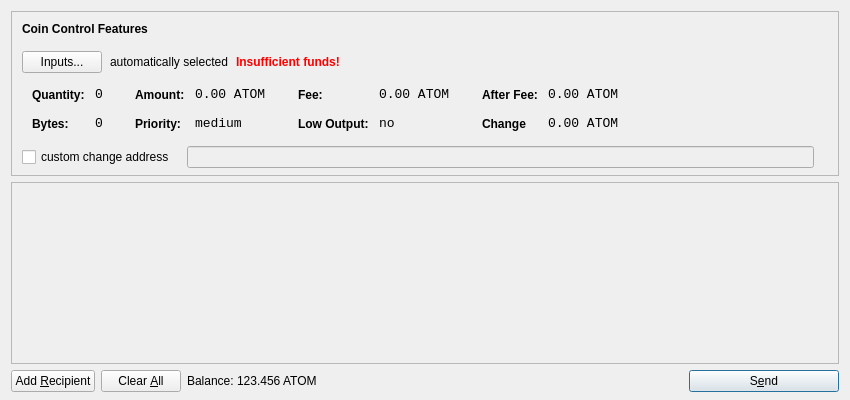
<?xml version="1.0" encoding="UTF-8"?>
<ui version="4.0">
 <class>SendCoinsDialog</class>
 <widget class="QDialog" name="SendCoinsDialog">
  <property name="geometry">
   <rect>
    <x>0</x>
    <y>0</y>
    <width>850</width>
    <height>400</height>
   </rect>
  </property>
  <property name="windowTitle">
   <string>Send Coins</string>
  </property>
  <property name="styleSheet">
   <string notr="true">background-image: url(:/images/bkg2);</string>
  </property>
  <layout class="QVBoxLayout" name="verticalLayout" stretch="0,1,0">
   <property name="bottomMargin">
    <number>8</number>
   </property>
   <item>
    <widget class="QFrame" name="frameCoinControl">
     <property name="sizePolicy">
      <sizepolicy hsizetype="Expanding" vsizetype="Expanding">
       <horstretch>0</horstretch>
       <verstretch>0</verstretch>
      </sizepolicy>
     </property>
     <property name="maximumSize">
      <size>
       <width>16777215</width>
       <height>16777215</height>
      </size>
     </property>
     <property name="frameShape">
      <enum>QFrame::StyledPanel</enum>
     </property>
     <property name="frameShadow">
      <enum>QFrame::Sunken</enum>
     </property>
     <layout class="QVBoxLayout" name="verticalLayoutCoinControl2">
      <property name="spacing">
       <number>6</number>
      </property>
      <property name="leftMargin">
       <number>0</number>
      </property>
      <property name="topMargin">
       <number>0</number>
      </property>
      <property name="rightMargin">
       <number>0</number>
      </property>
      <property name="bottomMargin">
       <number>6</number>
      </property>
      <item>
       <layout class="QVBoxLayout" name="verticalLayoutCoinControl" stretch="0,0,0,0,1">
        <property name="spacing">
         <number>0</number>
        </property>
        <property name="leftMargin">
         <number>10</number>
        </property>
        <property name="topMargin">
         <number>10</number>
        </property>
        <item>
         <layout class="QHBoxLayout" name="horizontalLayoutCoinControl1">
          <property name="bottomMargin">
           <number>15</number>
          </property>
          <item>
           <widget class="QLabel" name="labelCoinControlFeatures">
            <property name="sizePolicy">
             <sizepolicy hsizetype="Preferred" vsizetype="Maximum">
              <horstretch>0</horstretch>
              <verstretch>0</verstretch>
             </sizepolicy>
            </property>
            <property name="font">
             <font>
              <weight>75</weight>
              <bold>true</bold>
             </font>
            </property>
            <property name="styleSheet">
             <string notr="true">font-weight:bold;</string>
            </property>
            <property name="text">
             <string>Coin Control Features</string>
            </property>
           </widget>
          </item>
         </layout>
        </item>
        <item>
         <layout class="QHBoxLayout" name="horizontalLayoutCoinControl2" stretch="0,0,0,0">
          <property name="spacing">
           <number>8</number>
          </property>
          <property name="bottomMargin">
           <number>10</number>
          </property>
          <item>
           <widget class="QPushButton" name="pushButtonCoinControl">
            <property name="styleSheet">
             <string notr="true"/>
            </property>
            <property name="text">
             <string>Inputs...</string>
            </property>
           </widget>
          </item>
          <item>
           <widget class="QLabel" name="labelCoinControlAutomaticallySelected">
            <property name="text">
             <string>automatically selected</string>
            </property>
            <property name="margin">
             <number>5</number>
            </property>
           </widget>
          </item>
          <item>
           <widget class="QLabel" name="labelCoinControlInsuffFunds">
            <property name="font">
             <font>
              <weight>75</weight>
              <bold>true</bold>
             </font>
            </property>
            <property name="styleSheet">
             <string notr="true">color:red;font-weight:bold;</string>
            </property>
            <property name="text">
             <string>Insufficient funds!</string>
            </property>
            <property name="margin">
             <number>5</number>
            </property>
           </widget>
          </item>
          <item>
           <spacer name="horizontalSpacerCoinControl">
            <property name="orientation">
             <enum>Qt::Horizontal</enum>
            </property>
            <property name="sizeHint" stdset="0">
             <size>
              <width>40</width>
              <height>1</height>
             </size>
            </property>
           </spacer>
          </item>
         </layout>
        </item>
        <item>
         <widget class="QWidget" name="widgetCoinControl" native="true">
          <property name="sizePolicy">
           <sizepolicy hsizetype="Preferred" vsizetype="Preferred">
            <horstretch>0</horstretch>
            <verstretch>0</verstretch>
           </sizepolicy>
          </property>
          <property name="minimumSize">
           <size>
            <width>0</width>
            <height>0</height>
           </size>
          </property>
          <property name="styleSheet">
           <string notr="true"/>
          </property>
          <layout class="QHBoxLayout" name="horizontalLayoutCoinControl5">
           <property name="leftMargin">
            <number>0</number>
           </property>
           <property name="topMargin">
            <number>0</number>
           </property>
           <property name="rightMargin">
            <number>0</number>
           </property>
           <property name="bottomMargin">
            <number>0</number>
           </property>
           <item>
            <layout class="QHBoxLayout" name="horizontalLayoutCoinControl3" stretch="0,0,0,1">
             <property name="spacing">
              <number>20</number>
             </property>
             <property name="topMargin">
              <number>0</number>
             </property>
             <property name="bottomMargin">
              <number>10</number>
             </property>
             <item>
              <layout class="QFormLayout" name="formLayoutCoinControl1">
               <property name="horizontalSpacing">
                <number>10</number>
               </property>
               <property name="verticalSpacing">
                <number>14</number>
               </property>
               <property name="leftMargin">
                <number>10</number>
               </property>
               <property name="topMargin">
                <number>4</number>
               </property>
               <property name="rightMargin">
                <number>6</number>
               </property>
               <item row="0" column="0">
                <widget class="QLabel" name="labelCoinControlQuantityText">
                 <property name="styleSheet">
                  <string notr="true">font-weight:bold;</string>
                 </property>
                 <property name="text">
                  <string>Quantity:</string>
                 </property>
                 <property name="margin">
                  <number>0</number>
                 </property>
                </widget>
               </item>
               <item row="0" column="1">
                <widget class="QLabel" name="labelCoinControlQuantity">
                 <property name="font">
                  <font>
                   <family>Monospace</family>
                   <pointsize>10</pointsize>
                  </font>
                 </property>
                 <property name="cursor">
                  <cursorShape>IBeamCursor</cursorShape>
                 </property>
                 <property name="contextMenuPolicy">
                  <enum>Qt::ActionsContextMenu</enum>
                 </property>
                 <property name="text">
                  <string>0</string>
                 </property>
                 <property name="margin">
                  <number>0</number>
                 </property>
                 <property name="textInteractionFlags">
                  <set>Qt::LinksAccessibleByMouse|Qt::TextSelectableByKeyboard|Qt::TextSelectableByMouse</set>
                 </property>
                </widget>
               </item>
               <item row="1" column="0">
                <widget class="QLabel" name="labelCoinControlBytesText">
                 <property name="styleSheet">
                  <string notr="true">font-weight:bold;</string>
                 </property>
                 <property name="text">
                  <string>Bytes:</string>
                 </property>
                </widget>
               </item>
               <item row="1" column="1">
                <widget class="QLabel" name="labelCoinControlBytes">
                 <property name="font">
                  <font>
                   <family>Monospace</family>
                   <pointsize>10</pointsize>
                  </font>
                 </property>
                 <property name="cursor">
                  <cursorShape>IBeamCursor</cursorShape>
                 </property>
                 <property name="contextMenuPolicy">
                  <enum>Qt::ActionsContextMenu</enum>
                 </property>
                 <property name="text">
                  <string>0</string>
                 </property>
                 <property name="textInteractionFlags">
                  <set>Qt::LinksAccessibleByMouse|Qt::TextSelectableByKeyboard|Qt::TextSelectableByMouse</set>
                 </property>
                </widget>
               </item>
              </layout>
             </item>
             <item>
              <layout class="QFormLayout" name="formLayoutCoinControl2">
               <property name="horizontalSpacing">
                <number>10</number>
               </property>
               <property name="verticalSpacing">
                <number>14</number>
               </property>
               <property name="leftMargin">
                <number>6</number>
               </property>
               <property name="topMargin">
                <number>4</number>
               </property>
               <property name="rightMargin">
                <number>6</number>
               </property>
               <item row="0" column="0">
                <widget class="QLabel" name="labelCoinControlAmountText">
                 <property name="styleSheet">
                  <string notr="true">font-weight:bold;</string>
                 </property>
                 <property name="text">
                  <string>Amount:</string>
                 </property>
                 <property name="margin">
                  <number>0</number>
                 </property>
                </widget>
               </item>
               <item row="0" column="1">
                <widget class="QLabel" name="labelCoinControlAmount">
                 <property name="font">
                  <font>
                   <family>Monospace</family>
                   <pointsize>10</pointsize>
                  </font>
                 </property>
                 <property name="cursor">
                  <cursorShape>IBeamCursor</cursorShape>
                 </property>
                 <property name="contextMenuPolicy">
                  <enum>Qt::ActionsContextMenu</enum>
                 </property>
                 <property name="text">
                  <string>0.00 ATOM</string>
                 </property>
                 <property name="textInteractionFlags">
                  <set>Qt::LinksAccessibleByMouse|Qt::TextSelectableByKeyboard|Qt::TextSelectableByMouse</set>
                 </property>
                </widget>
               </item>
               <item row="1" column="0">
                <widget class="QLabel" name="labelCoinControlPriorityText">
                 <property name="styleSheet">
                  <string notr="true">font-weight:bold;</string>
                 </property>
                 <property name="text">
                  <string>Priority:</string>
                 </property>
                </widget>
               </item>
               <item row="1" column="1">
                <widget class="QLabel" name="labelCoinControlPriority">
                 <property name="font">
                  <font>
                   <family>Monospace</family>
                   <pointsize>10</pointsize>
                  </font>
                 </property>
                 <property name="cursor">
                  <cursorShape>IBeamCursor</cursorShape>
                 </property>
                 <property name="contextMenuPolicy">
                  <enum>Qt::ActionsContextMenu</enum>
                 </property>
                 <property name="text">
                  <string>medium</string>
                 </property>
                 <property name="textInteractionFlags">
                  <set>Qt::LinksAccessibleByMouse|Qt::TextSelectableByKeyboard|Qt::TextSelectableByMouse</set>
                 </property>
                </widget>
               </item>
              </layout>
             </item>
             <item>
              <layout class="QFormLayout" name="formLayoutCoinControl3">
               <property name="horizontalSpacing">
                <number>10</number>
               </property>
               <property name="verticalSpacing">
                <number>14</number>
               </property>
               <property name="leftMargin">
                <number>6</number>
               </property>
               <property name="topMargin">
                <number>4</number>
               </property>
               <property name="rightMargin">
                <number>6</number>
               </property>
               <item row="0" column="0">
                <widget class="QLabel" name="labelCoinControlFeeText">
                 <property name="styleSheet">
                  <string notr="true">font-weight:bold;</string>
                 </property>
                 <property name="text">
                  <string>Fee:</string>
                 </property>
                 <property name="margin">
                  <number>0</number>
                 </property>
                </widget>
               </item>
               <item row="0" column="1">
                <widget class="QLabel" name="labelCoinControlFee">
                 <property name="font">
                  <font>
                   <family>Monospace</family>
                   <pointsize>10</pointsize>
                  </font>
                 </property>
                 <property name="cursor">
                  <cursorShape>IBeamCursor</cursorShape>
                 </property>
                 <property name="contextMenuPolicy">
                  <enum>Qt::ActionsContextMenu</enum>
                 </property>
                 <property name="text">
                  <string>0.00 ATOM</string>
                 </property>
                 <property name="textInteractionFlags">
                  <set>Qt::LinksAccessibleByMouse|Qt::TextSelectableByKeyboard|Qt::TextSelectableByMouse</set>
                 </property>
                </widget>
               </item>
               <item row="1" column="0">
                <widget class="QLabel" name="labelCoinControlLowOutputText">
                 <property name="styleSheet">
                  <string notr="true">font-weight:bold;</string>
                 </property>
                 <property name="text">
                  <string>Low Output:</string>
                 </property>
                </widget>
               </item>
               <item row="1" column="1">
                <widget class="QLabel" name="labelCoinControlLowOutput">
                 <property name="font">
                  <font>
                   <family>Monospace</family>
                   <pointsize>10</pointsize>
                  </font>
                 </property>
                 <property name="cursor">
                  <cursorShape>IBeamCursor</cursorShape>
                 </property>
                 <property name="contextMenuPolicy">
                  <enum>Qt::ActionsContextMenu</enum>
                 </property>
                 <property name="text">
                  <string>no</string>
                 </property>
                 <property name="textInteractionFlags">
                  <set>Qt::LinksAccessibleByMouse|Qt::TextSelectableByKeyboard|Qt::TextSelectableByMouse</set>
                 </property>
                </widget>
               </item>
              </layout>
             </item>
             <item>
              <layout class="QFormLayout" name="formLayoutCoinControl4">
               <property name="horizontalSpacing">
                <number>10</number>
               </property>
               <property name="verticalSpacing">
                <number>14</number>
               </property>
               <property name="leftMargin">
                <number>6</number>
               </property>
               <property name="topMargin">
                <number>4</number>
               </property>
               <property name="rightMargin">
                <number>6</number>
               </property>
               <item row="0" column="0">
                <widget class="QLabel" name="labelCoinControlAfterFeeText">
                 <property name="styleSheet">
                  <string notr="true">font-weight:bold;</string>
                 </property>
                 <property name="text">
                  <string>After Fee:</string>
                 </property>
                 <property name="margin">
                  <number>0</number>
                 </property>
                </widget>
               </item>
               <item row="0" column="1">
                <widget class="QLabel" name="labelCoinControlAfterFee">
                 <property name="font">
                  <font>
                   <family>Monospace</family>
                   <pointsize>10</pointsize>
                  </font>
                 </property>
                 <property name="cursor">
                  <cursorShape>IBeamCursor</cursorShape>
                 </property>
                 <property name="contextMenuPolicy">
                  <enum>Qt::ActionsContextMenu</enum>
                 </property>
                 <property name="text">
                  <string>0.00 ATOM</string>
                 </property>
                 <property name="textInteractionFlags">
                  <set>Qt::LinksAccessibleByMouse|Qt::TextSelectableByKeyboard|Qt::TextSelectableByMouse</set>
                 </property>
                </widget>
               </item>
               <item row="1" column="0">
                <widget class="QLabel" name="labelCoinControlChangeText">
                 <property name="styleSheet">
                  <string notr="true">font-weight:bold;</string>
                 </property>
                 <property name="text">
                  <string>Change</string>
                 </property>
                </widget>
               </item>
               <item row="1" column="1">
                <widget class="QLabel" name="labelCoinControlChange">
                 <property name="font">
                  <font>
                   <family>Monospace</family>
                   <pointsize>10</pointsize>
                  </font>
                 </property>
                 <property name="cursor">
                  <cursorShape>IBeamCursor</cursorShape>
                 </property>
                 <property name="contextMenuPolicy">
                  <enum>Qt::ActionsContextMenu</enum>
                 </property>
                 <property name="text">
                  <string>0.00 ATOM</string>
                 </property>
                 <property name="textInteractionFlags">
                  <set>Qt::LinksAccessibleByMouse|Qt::TextSelectableByKeyboard|Qt::TextSelectableByMouse</set>
                 </property>
                </widget>
               </item>
              </layout>
             </item>
            </layout>
           </item>
          </layout>
         </widget>
        </item>
        <item>
         <layout class="QHBoxLayout" name="horizontalLayoutCoinControl4" stretch="0,0,0">
          <property name="spacing">
           <number>12</number>
          </property>
          <property name="sizeConstraint">
           <enum>QLayout::SetDefaultConstraint</enum>
          </property>
          <property name="topMargin">
           <number>5</number>
          </property>
          <property name="rightMargin">
           <number>5</number>
          </property>
          <item>
           <widget class="QCheckBox" name="checkBoxCoinControlChange">
            <property name="text">
             <string>custom change address</string>
            </property>
           </widget>
          </item>
          <item>
           <widget class="QLineEdit" name="lineEditCoinControlChange">
            <property name="enabled">
             <bool>false</bool>
            </property>
            <property name="sizePolicy">
             <sizepolicy hsizetype="Expanding" vsizetype="Fixed">
              <horstretch>0</horstretch>
              <verstretch>0</verstretch>
             </sizepolicy>
            </property>
           </widget>
          </item>
          <item>
           <widget class="QLabel" name="labelCoinControlChangeLabel">
            <property name="sizePolicy">
             <sizepolicy hsizetype="Preferred" vsizetype="Expanding">
              <horstretch>0</horstretch>
              <verstretch>0</verstretch>
             </sizepolicy>
            </property>
            <property name="minimumSize">
             <size>
              <width>0</width>
              <height>0</height>
             </size>
            </property>
            <property name="text">
             <string/>
            </property>
            <property name="margin">
             <number>3</number>
            </property>
           </widget>
          </item>
         </layout>
        </item>
        <item>
         <spacer name="verticalSpacerCoinControl">
          <property name="orientation">
           <enum>Qt::Vertical</enum>
          </property>
          <property name="sizeHint" stdset="0">
           <size>
            <width>800</width>
            <height>1</height>
           </size>
          </property>
         </spacer>
        </item>
       </layout>
      </item>
     </layout>
    </widget>
   </item>
   <item>
    <widget class="QScrollArea" name="scrollArea">
     <property name="widgetResizable">
      <bool>true</bool>
     </property>
     <widget class="QWidget" name="scrollAreaWidgetContents">
      <property name="geometry">
       <rect>
        <x>0</x>
        <y>0</y>
        <width>830</width>
        <height>172</height>
       </rect>
      </property>
      <layout class="QVBoxLayout" name="verticalLayout_2">
       <property name="leftMargin">
        <number>0</number>
       </property>
       <property name="topMargin">
        <number>0</number>
       </property>
       <property name="rightMargin">
        <number>0</number>
       </property>
       <property name="bottomMargin">
        <number>0</number>
       </property>
       <item>
        <layout class="QVBoxLayout" name="entries">
         <property name="spacing">
          <number>6</number>
         </property>
        </layout>
       </item>
       <item>
        <spacer name="verticalSpacer">
         <property name="orientation">
          <enum>Qt::Vertical</enum>
         </property>
         <property name="sizeHint" stdset="0">
          <size>
           <width>20</width>
           <height>40</height>
          </size>
         </property>
        </spacer>
       </item>
      </layout>
     </widget>
    </widget>
   </item>
   <item>
    <layout class="QHBoxLayout" name="horizontalLayout">
     <item>
      <widget class="QPushButton" name="addButton">
       <property name="toolTip">
        <string>Send to multiple recipients at once</string>
       </property>
       <property name="text">
        <string>Add &amp;Recipient</string>
       </property>
       <property name="icon">
        <iconset resource="../bitcoin.qrc">
         <normaloff>:/icons/add</normaloff>:/icons/add</iconset>
       </property>
       <property name="autoDefault">
        <bool>false</bool>
       </property>
      </widget>
     </item>
     <item>
      <widget class="QPushButton" name="clearButton">
       <property name="sizePolicy">
        <sizepolicy hsizetype="Minimum" vsizetype="Fixed">
         <horstretch>0</horstretch>
         <verstretch>0</verstretch>
        </sizepolicy>
       </property>
       <property name="toolTip">
        <string>Remove all transaction fields</string>
       </property>
       <property name="text">
        <string>Clear &amp;All</string>
       </property>
       <property name="icon">
        <iconset resource="../bitcoin.qrc">
         <normaloff>:/icons/remove</normaloff>:/icons/remove</iconset>
       </property>
       <property name="autoRepeatDelay">
        <number>300</number>
       </property>
       <property name="autoDefault">
        <bool>false</bool>
       </property>
      </widget>
     </item>
     <item>
      <layout class="QHBoxLayout" name="horizontalLayout_2">
       <property name="spacing">
        <number>3</number>
       </property>
       <item>
        <widget class="QLabel" name="label">
         <property name="sizePolicy">
          <sizepolicy hsizetype="Preferred" vsizetype="Fixed">
           <horstretch>0</horstretch>
           <verstretch>0</verstretch>
          </sizepolicy>
         </property>
         <property name="text">
          <string>Balance:</string>
         </property>
        </widget>
       </item>
       <item>
        <widget class="QLabel" name="labelBalance">
         <property name="sizePolicy">
          <sizepolicy hsizetype="Preferred" vsizetype="Fixed">
           <horstretch>0</horstretch>
           <verstretch>0</verstretch>
          </sizepolicy>
         </property>
         <property name="cursor">
          <cursorShape>IBeamCursor</cursorShape>
         </property>
         <property name="text">
          <string>123.456 ATOM</string>
         </property>
         <property name="textInteractionFlags">
          <set>Qt::LinksAccessibleByMouse|Qt::TextSelectableByKeyboard|Qt::TextSelectableByMouse</set>
         </property>
        </widget>
       </item>
      </layout>
     </item>
     <item>
      <spacer name="horizontalSpacer">
       <property name="orientation">
        <enum>Qt::Horizontal</enum>
       </property>
       <property name="sizeHint" stdset="0">
        <size>
         <width>40</width>
         <height>20</height>
        </size>
       </property>
      </spacer>
     </item>
     <item>
      <widget class="QPushButton" name="sendButton">
       <property name="minimumSize">
        <size>
         <width>150</width>
         <height>0</height>
        </size>
       </property>
       <property name="toolTip">
        <string>Confirm the send action</string>
       </property>
       <property name="text">
        <string>S&amp;end</string>
       </property>
       <property name="icon">
        <iconset resource="../bitcoin.qrc">
         <normaloff>:/icons/send</normaloff>:/icons/send</iconset>
       </property>
       <property name="default">
        <bool>true</bool>
       </property>
      </widget>
     </item>
    </layout>
   </item>
  </layout>
 </widget>
 <resources>
  <include location="../bitcoin.qrc"/>
 </resources>
 <connections/>
</ui>
